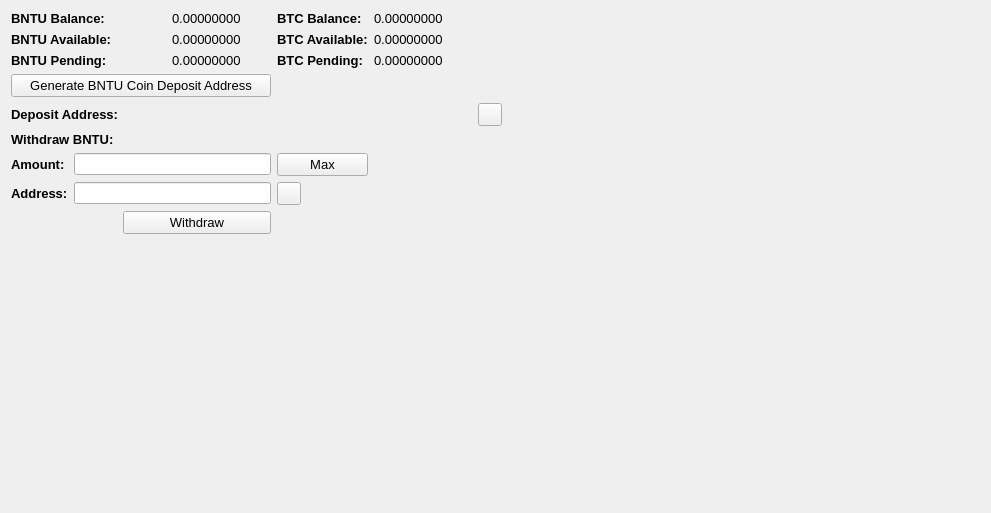
     <widget class="QWidget" name="BalanceTab">
      <attribute name="title">
       <string>Balance</string>
      </attribute>
      <layout class="QGridLayout" name="gridLayout_2">
       <item row="0" column="0" colspan="2">
        <widget class="QLabel" name="label_11">
         <property name="font">
          <font>
           <pointsize>10</pointsize>
           <weight>75</weight>
           <bold>true</bold>
          </font>
         </property>
         <property name="text">
          <string>BNTU Balance:</string>
         </property>
        </widget>
       </item>
       <item row="0" column="3">
        <widget class="QLabel" name="BNTUBalanceLabel">
         <property name="font">
          <font>
           <pointsize>10</pointsize>
          </font>
         </property>
         <property name="text">
          <string>0.00000000</string>
         </property>
         <property name="textInteractionFlags">
          <set>Qt::LinksAccessibleByMouse|Qt::TextSelectableByMouse</set>
         </property>
        </widget>
       </item>
       <item row="0" column="4">
        <widget class="QLabel" name="label_12">
         <property name="font">
          <font>
           <pointsize>10</pointsize>
           <weight>75</weight>
           <bold>true</bold>
          </font>
         </property>
         <property name="text">
          <string>BTC Balance:</string>
         </property>
        </widget>
       </item>
       <item row="0" column="5">
        <widget class="QLabel" name="BitcoinBalanceLabel">
         <property name="font">
          <font>
           <pointsize>10</pointsize>
          </font>
         </property>
         <property name="text">
          <string>0.00000000</string>
         </property>
         <property name="textInteractionFlags">
          <set>Qt::LinksAccessibleByMouse|Qt::TextSelectableByMouse</set>
         </property>
        </widget>
       </item>
       <item row="0" column="7" rowspan="10">
        <spacer name="horizontalSpacer_4">
         <property name="orientation">
          <enum>Qt::Horizontal</enum>
         </property>
         <property name="sizeHint" stdset="0">
          <size>
           <width>478</width>
           <height>488</height>
          </size>
         </property>
        </spacer>
       </item>
       <item row="1" column="0" colspan="2">
        <widget class="QLabel" name="label_13">
         <property name="font">
          <font>
           <pointsize>10</pointsize>
           <weight>75</weight>
           <bold>true</bold>
          </font>
         </property>
         <property name="text">
          <string>BNTU Available:</string>
         </property>
        </widget>
       </item>
       <item row="1" column="3">
        <widget class="QLabel" name="BNTUAvailableLabel_2">
         <property name="font">
          <font>
           <pointsize>10</pointsize>
          </font>
         </property>
         <property name="text">
          <string>0.00000000</string>
         </property>
         <property name="textInteractionFlags">
          <set>Qt::LinksAccessibleByMouse|Qt::TextSelectableByMouse</set>
         </property>
        </widget>
       </item>
       <item row="1" column="4">
        <widget class="QLabel" name="label_15">
         <property name="font">
          <font>
           <pointsize>10</pointsize>
           <weight>75</weight>
           <bold>true</bold>
          </font>
         </property>
         <property name="text">
          <string>BTC Available:</string>
         </property>
        </widget>
       </item>
       <item row="1" column="5">
        <widget class="QLabel" name="BitcoinAvailableLabel">
         <property name="font">
          <font>
           <pointsize>10</pointsize>
          </font>
         </property>
         <property name="text">
          <string>0.00000000</string>
         </property>
         <property name="textInteractionFlags">
          <set>Qt::LinksAccessibleByMouse|Qt::TextSelectableByMouse</set>
         </property>
        </widget>
       </item>
       <item row="2" column="0" colspan="2">
        <widget class="QLabel" name="label_14">
         <property name="font">
          <font>
           <pointsize>10</pointsize>
           <weight>75</weight>
           <bold>true</bold>
          </font>
         </property>
         <property name="text">
          <string>BNTU Pending:</string>
         </property>
        </widget>
       </item>
       <item row="2" column="3">
        <widget class="QLabel" name="BNTUPendingLabel">
         <property name="font">
          <font>
           <pointsize>10</pointsize>
          </font>
         </property>
         <property name="text">
          <string>0.00000000</string>
         </property>
         <property name="textInteractionFlags">
          <set>Qt::LinksAccessibleByMouse|Qt::TextSelectableByMouse</set>
         </property>
        </widget>
       </item>
       <item row="2" column="4">
        <widget class="QLabel" name="label_31">
         <property name="font">
          <font>
           <pointsize>10</pointsize>
           <weight>75</weight>
           <bold>true</bold>
          </font>
         </property>
         <property name="text">
          <string>BTC Pending:</string>
         </property>
        </widget>
       </item>
       <item row="2" column="5">
        <widget class="QLabel" name="BitcoinPendingLabel">
         <property name="font">
          <font>
           <pointsize>10</pointsize>
          </font>
         </property>
         <property name="text">
          <string>0.00000000</string>
         </property>
         <property name="textInteractionFlags">
          <set>Qt::LinksAccessibleByMouse|Qt::TextSelectableByMouse</set>
         </property>
        </widget>
       </item>
       <item row="3" column="0" colspan="4">
        <widget class="QPushButton" name="GenDepositBTN">
         <property name="font">
          <font>
           <pointsize>10</pointsize>
          </font>
         </property>
         <property name="text">
          <string>Generate BNTU Coin Deposit Address</string>
         </property>
        </widget>
       </item>
       <item row="4" column="0" colspan="3">
        <widget class="QLabel" name="label_33">
         <property name="font">
          <font>
           <pointsize>10</pointsize>
           <weight>75</weight>
           <bold>true</bold>
          </font>
         </property>
         <property name="text">
          <string>Deposit Address:</string>
         </property>
        </widget>
       </item>
       <item row="4" column="3" colspan="3">
        <widget class="QLabel" name="DepositAddressLabel">
         <property name="minimumSize">
          <size>
           <width>300</width>
           <height>0</height>
          </size>
         </property>
         <property name="palette">
          <palette>
           <active>
            <colorrole role="WindowText">
             <brush brushstyle="SolidPattern">
              <color alpha="255">
               <red>0</red>
               <green>0</green>
               <blue>0</blue>
              </color>
             </brush>
            </colorrole>
            <colorrole role="Text">
             <brush brushstyle="SolidPattern">
              <color alpha="255">
               <red>0</red>
               <green>0</green>
               <blue>255</blue>
              </color>
             </brush>
            </colorrole>
           </active>
           <inactive>
            <colorrole role="WindowText">
             <brush brushstyle="SolidPattern">
              <color alpha="255">
               <red>0</red>
               <green>0</green>
               <blue>0</blue>
              </color>
             </brush>
            </colorrole>
            <colorrole role="Text">
             <brush brushstyle="SolidPattern">
              <color alpha="255">
               <red>0</red>
               <green>0</green>
               <blue>255</blue>
              </color>
             </brush>
            </colorrole>
           </inactive>
           <disabled>
            <colorrole role="WindowText">
             <brush brushstyle="SolidPattern">
              <color alpha="255">
               <red>120</red>
               <green>120</green>
               <blue>120</blue>
              </color>
             </brush>
            </colorrole>
            <colorrole role="Text">
             <brush brushstyle="SolidPattern">
              <color alpha="255">
               <red>120</red>
               <green>120</green>
               <blue>120</blue>
              </color>
             </brush>
            </colorrole>
           </disabled>
          </palette>
         </property>
         <property name="font">
          <font>
           <pointsize>10</pointsize>
           <weight>75</weight>
           <bold>true</bold>
          </font>
         </property>
         <property name="text">
          <string/>
         </property>
         <property name="alignment">
          <set>Qt::AlignRight|Qt::AlignTrailing|Qt::AlignVCenter</set>
         </property>
         <property name="textInteractionFlags">
          <set>Qt::LinksAccessibleByMouse|Qt::TextSelectableByKeyboard|Qt::TextSelectableByMouse</set>
         </property>
        </widget>
       </item>
       <item row="4" column="6">
        <widget class="QToolButton" name="DepositCopyButton">
         <property name="toolTip">
          <string>Copy to clipboard</string>
         </property>
         <property name="text">
          <string/>
         </property>
         <property name="icon">
          <iconset resource="../bitcoin.qrc">
           <normaloff>:/icons/editcopy</normaloff>:/icons/editcopy</iconset>
         </property>
         <property name="shortcut">
          <string>Alt+P</string>
         </property>
        </widget>
       </item>
       <item row="5" column="0" colspan="2">
        <widget class="QLabel" name="label_34">
         <property name="font">
          <font>
           <pointsize>10</pointsize>
           <weight>75</weight>
           <bold>true</bold>
          </font>
         </property>
         <property name="text">
          <string>Withdraw BNTU:</string>
         </property>
        </widget>
       </item>
       <item row="6" column="0">
        <widget class="QLabel" name="label_26">
         <property name="font">
          <font>
           <pointsize>10</pointsize>
           <weight>75</weight>
           <bold>true</bold>
          </font>
         </property>
         <property name="text">
          <string>Amount:</string>
         </property>
        </widget>
       </item>
       <item row="6" column="1" colspan="3">
        <widget class="QLineEdit" name="WithdrawUnitsInput">
         <property name="font">
          <font>
           <pointsize>9</pointsize>
           <weight>75</weight>
           <bold>true</bold>
          </font>
         </property>
         <property name="text">
          <string/>
         </property>
        </widget>
       </item>
       <item row="6" column="4">
        <widget class="QPushButton" name="Withdraw_Max_Amount">
         <property name="font">
          <font>
           <pointsize>10</pointsize>
          </font>
         </property>
         <property name="text">
          <string>Max</string>
         </property>
        </widget>
       </item>
       <item row="7" column="0">
        <widget class="QLabel" name="label_10">
         <property name="font">
          <font>
           <pointsize>10</pointsize>
           <weight>75</weight>
           <bold>true</bold>
          </font>
         </property>
         <property name="text">
          <string>Address:</string>
         </property>
        </widget>
       </item>
       <item row="7" column="1" colspan="3">
        <widget class="QLineEdit" name="WithdrawAddress">
         <property name="font">
          <font>
           <pointsize>9</pointsize>
           <weight>75</weight>
           <bold>true</bold>
          </font>
         </property>
        </widget>
       </item>
       <item row="7" column="4">
        <widget class="QToolButton" name="WithdrawPasteButton">
         <property name="toolTip">
          <string>Paste from clipboard</string>
         </property>
         <property name="text">
          <string/>
         </property>
         <property name="icon">
          <iconset resource="../bitcoin.qrc">
           <normaloff>:/icons/editpaste</normaloff>:/icons/editpaste</iconset>
         </property>
         <property name="shortcut">
          <string>Alt+P</string>
         </property>
        </widget>
       </item>
       <item row="8" column="2" colspan="2">
        <widget class="QPushButton" name="WithdrawUnitsBtn">
         <property name="font">
          <font>
           <pointsize>10</pointsize>
          </font>
         </property>
         <property name="text">
          <string>Withdraw</string>
         </property>
        </widget>
       </item>
       <item row="9" column="0" colspan="6">
        <spacer name="verticalSpacer">
         <property name="orientation">
          <enum>Qt::Vertical</enum>
         </property>
         <property name="sizeHint" stdset="0">
          <size>
           <width>428</width>
           <height>262</height>
          </size>
         </property>
        </spacer>
       </item>
      </layout>
      <zorder>label_31</zorder>
      <zorder>label_15</zorder>
      <zorder>label_12</zorder>
      <zorder>label_14</zorder>
      <zorder>label_13</zorder>
      <zorder>label_11</zorder>
      <zorder>BitcoinBalanceLabel</zorder>
      <zorder>BNTUBalanceLabel</zorder>
      <zorder>BNTUAvailableLabel_2</zorder>
      <zorder>BNTUPendingLabel</zorder>
      <zorder>BitcoinAvailableLabel</zorder>
      <zorder>BitcoinPendingLabel</zorder>
      <zorder>label_33</zorder>
      <zorder>GenDepositBTN</zorder>
      <zorder>DepositAddressLabel</zorder>
      <zorder>Withdraw_Max_Amount</zorder>
      <zorder>label_34</zorder>
      <zorder>WithdrawUnitsInput</zorder>
      <zorder>label_10</zorder>
      <zorder>label_26</zorder>
      <zorder>WithdrawAddress</zorder>
      <zorder>WithdrawUnitsBtn</zorder>
      <zorder>horizontalSpacer_4</zorder>
      <zorder>verticalSpacer</zorder>
      <zorder>WithdrawPasteButton</zorder>
      <zorder>DepositCopyButton</zorder>
     </widget>
